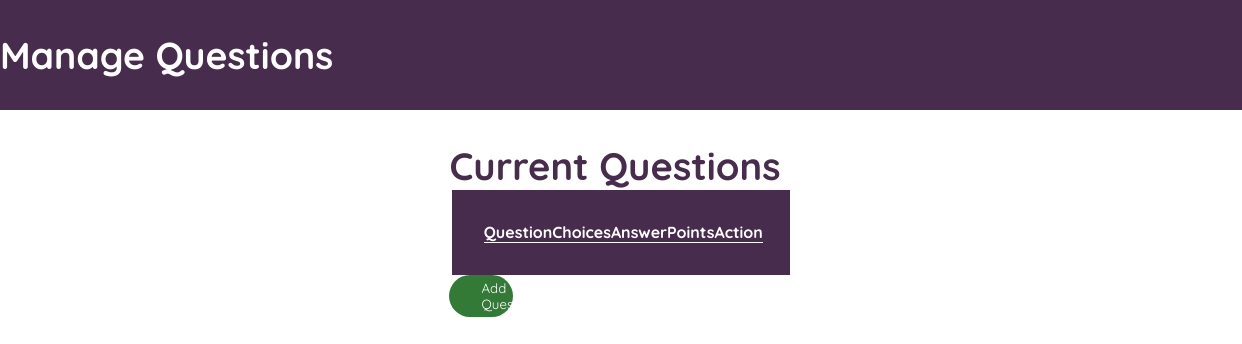
The page /teachermodule/teacherManageQuestions.php?quiz_code=adqs001 on the database as committed earlier.
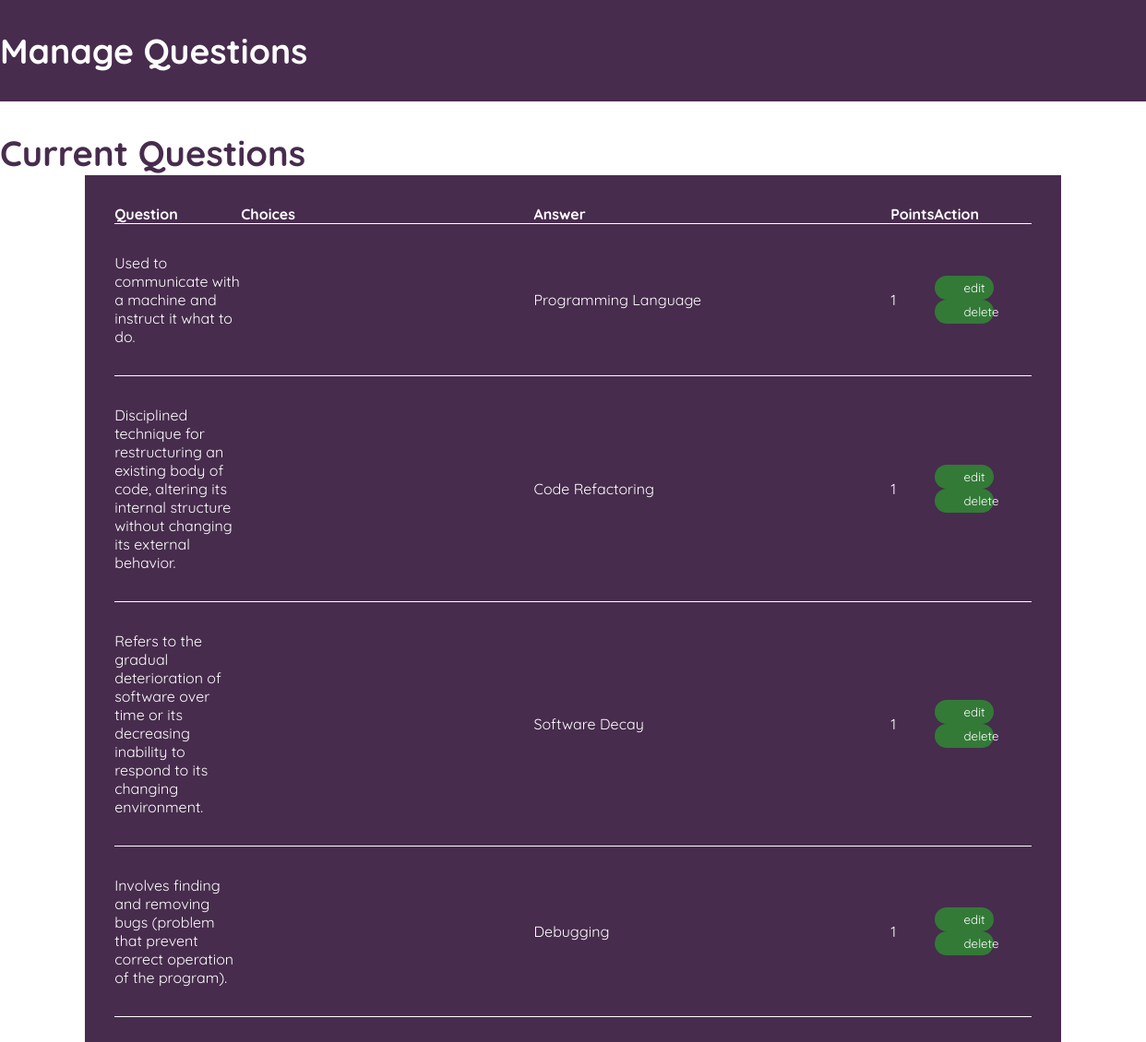
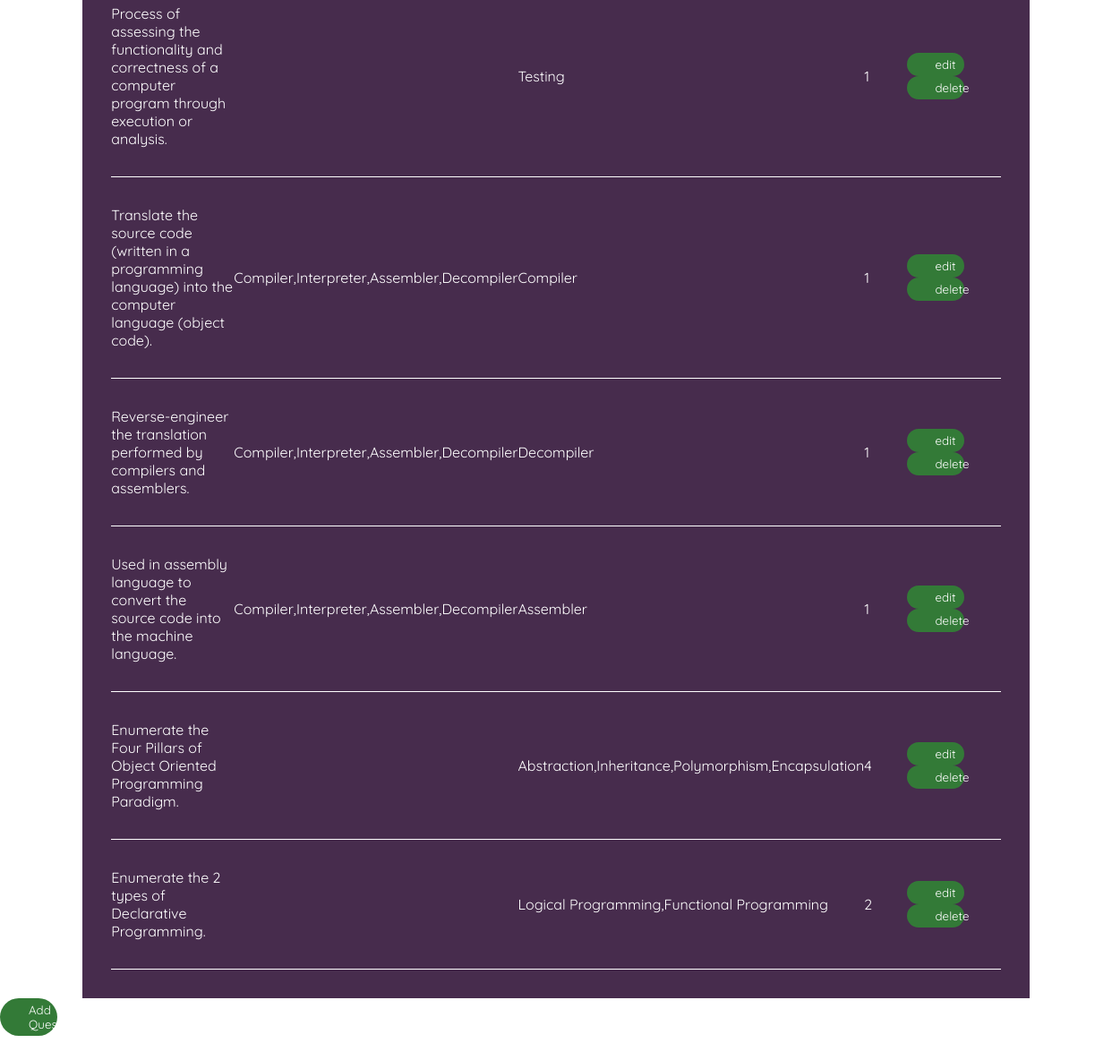
The same page on the database as committed later (2 pictures, top to bottom).
### tables this page shows
CREATE TABLE `quiz_inventory` (
  `quiz_code` varchar(45) DEFAULT NULL,
  `type_of_quiz` text DEFAULT NULL,
  `question` text DEFAULT NULL,
  `choices` text DEFAULT NULL,
  `answer` text DEFAULT NULL,
  `points` int(11) DEFAULT NULL
);

### teachermodule/rQuestionsManage.php (the view, shortened to what this page needs)
<?php
    include "config.php";
    $sql = "SELECT * FROM `quiz_inventory` WHERE `quiz_code` = '" . $_SESSION['quiz_code'] . "'";
    $result = mysqli_query($connection, $sql);
    while ($row = $result->fetch_assoc()) {
        echo "<tr>";
        echo "<td>" . $row['question'] . "</td>";
        echo "<td>" . $row['choices'] . "</td>";
        echo "<td>" . $row['answer'] . "</td>";
        echo "<td>" . $row['points'] . "</td>";
        echo "<td>";
        echo "<button class='editQuestion'><a href='teacherEditQuestion.php?quiz_code=" . $_SESSION['quiz_code'] . "&question=". $row['question'] . "'> edit </a></button>";
        echo "<button class='Delete'><a onClick=\"javascript: return confirm('Are you sure you want to delete?');\" href='dQuestion.php?quiz_code=" . $_SESSION['quiz_code'] . "&question=" . $row['question'] . "'>delete</a></button>";
        echo "</td>";
        echo "</tr>";
    }
?>

### teachermodule/teacherManageQuestions.php (shortened to what this page needs)
<!DOCTYPE html>
<html lang="en">
<head>
    <link rel="stylesheet" href="./styles/teacherCreateQuiz.css">
    <link rel="stylesheet" href="./styles/manageQuestions.css">
</head>
<body>
    <header>
        <h2> Manage Questions </h2>
    </header>
    <main>
        <div>
            <div class="showQuestions">
                <h1 class="title"> Current Questions </h1>
                <div class="studentQuizzes">
                    <table>
                        <tr>
                            <th>Question</th>
                            <th>Choices</th>
                            <th>Answer</th>
                            <th>Points</th>
                            <th>Action</th>
                        </tr>
                        <?php
                            include "rQuestionsManage.php";
                        ?>
                    </table>
                </div>
                <button class="addQuestion"><a href="teacherCreateQuestions.php?quiz_code=<?php echo $_SESSION['quiz_code']?>"> Add Question </a></button>
            </div>
    </main>
</body>
</html>

### teachermodule/styles/teacherCreateQuiz.css (style rules this page uses)
* { margin: 0; padding: 0; list-style: none; text-decoration: none; font-family: var(--fnt-Quicksand); }
body { display: flex; flex-direction: column; height: 100vh; }
h1 { font-size: 4ch; }
h2 { font-size: 3.3ch; }
header { background-color: #472C4D; padding: 2rem; color: white; font-size: 2ch; width: 100%; }
main { width: 100%; display: flex; flex-direction: column; align-items: center; padding: 2rem; color: white; }
main > :nth-child(2) { display: flex; justify-content: center; align-items: center; width: 100%; column-gap: 2rem; margin: 0 auto; row-gap: 2rem; }

### teachermodule/styles/manageQuestions.css (style rules this page uses)
* { margin: 0; border: 0; }
body { display: flex; flex-direction: column; align-items: center; height: 100vh; width: 100vw; }
button { width: 5%; border-radius: 2rem; padding: 0.3rem 2rem; color: white; background-color: rgb(51, 122, 55); }
a , a:hover, a:focus, a:visited { text-decoration: none; color: inherit; outline: 0; cursor: auto; }
table { border-spacing: 1rem 0.5rem; border-collapse: collapse; text-align: left; }
tr { border-bottom: 0.1rem solid white; }
tr:nth-child(1) { margin-bottom: 0.2rem; }
td { padding: 2rem 0; overflow:auto; }
.title { color: var(--clr-header-purple); }
.studentQuizzes { display: flex; width: 80%; background-color: var(--clr-header-purple); padding: 2rem; margin: 0 auto; overflow-x: auto; }
.addQuestion { margin-left: auto; }

Rows that differ between the two databases and show on the page:
added quiz_inventory: question "Used to communicate with a machine and instruct it what to do.", answer "Programming Language", points "1"
added quiz_inventory: question "Disciplined technique for restructuring an existing body of code, altering its internal structure without changing its external behavior.", answer "Code Refactoring", points "1"
added quiz_inventory: question "Refers to the gradual deterioration of software over time or its decreasing inability to respond to its changing environment.", answer "Software Decay", points "1"
added quiz_inventory: question "Involves finding and removing bugs (problem that prevent correct operation of the program).", answer "Debugging", points "1"
added quiz_inventory: question "Process of assessing the functionality and correctness of a computer program through execution or analysis.", answer "Testing", points "1"
added quiz_inventory: question "Translate the source code (written in a programming language) into the computer language (object code).", choices "Compiler,Interpreter,Assembler,Decompiler", answer "Compiler", points "1"
added quiz_inventory: question "Reverse-engineer the translation performed by compilers and assemblers.", choices "Compiler,Interpreter,Assembler,Decompiler", answer "Decompiler", points "1"
added quiz_inventory: question "Used in assembly language to convert the source code into the machine language.", choices "Compiler,Interpreter,Assembler,Decompiler", answer "Assembler", points "1"
added quiz_inventory: question "Enumerate the Four Pillars of Object Oriented Programming Paradigm.", answer "Abstraction,Inheritance,Polymorphism,Encapsulation", points "4"
added quiz_inventory: question "Enumerate the 2 types of Declarative Programming.", answer "Logical Programming,Functional Programming", points "2"
